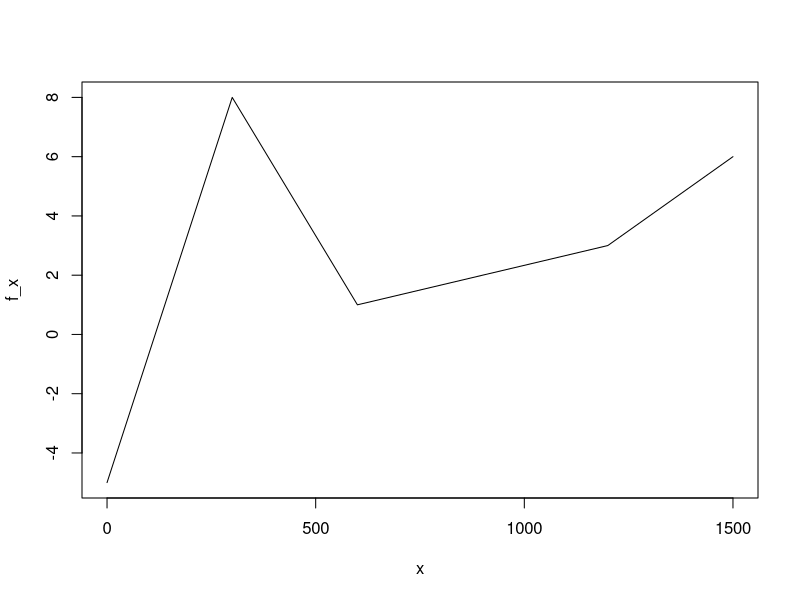
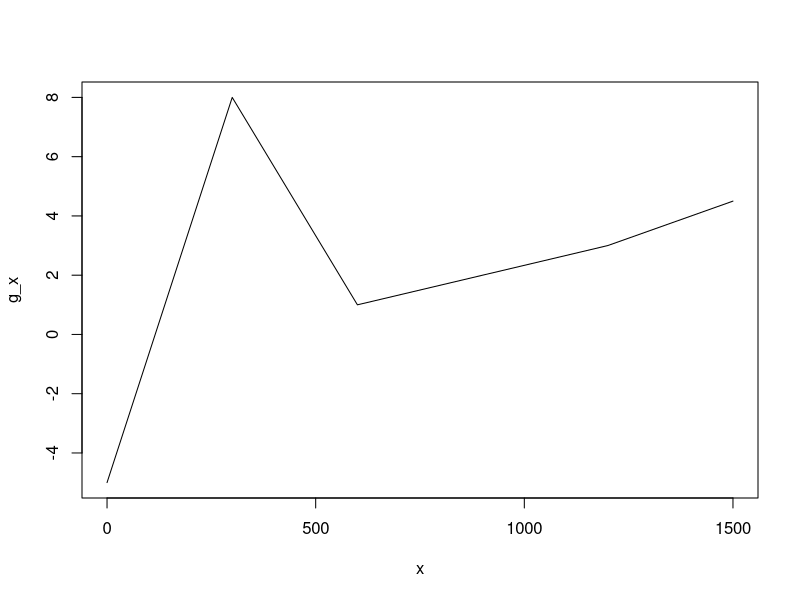

Recreate these plots in R, in order. (Note: this script raises an error after producing the figures.)
#example script that was used to test CPD debugging

x = c(0, 300, 600, 900, 1200, 1500)
f_x = c(-5, 8, 1, 2, 3, 6)
g_x = c(-5, 8, 1, 2, 3, 4.5)



plot(x, f_x, type = "l")
plot(x, g_x, type = "l")


fun_1_df = linear_function_generator(x, f_x, tail(x, n=1), 0.01) %>%
  mutate(df_header = "test")
fun_2_df = linear_function_generator(x, g_x, tail(x, n=1), 0.01)

plot(fun_1_df$value, type = "l")

win_length_vector = c(10, 20, 30, 40, 50)

sd_v = 1
per_confidence = 67

fun_1_cp_detection = map_dfr(.x = win_length_vector,
                             .f = ~multi_var_ts_gradient_cp_detection_new(df = fun_1_df,
                                                           .x, "test", sd_value = sd_v, date = FALSE))
fun_1_cp_detection_example = map_dfr(.x = 60,
                             .f = ~window_length_constrain(df = fun_1_df,
                                                           .x, cp_factor = 1e2,
                                                           epsilon = 1e-9, date = FALSE))

random_example_summarise_stats = filter(fun_1_cp_detection, variables == "3. 2nd derivative") %>% 
  group_by(window_length_level) %>% 
  summarise(mean_value = mean(value, na.rm  = TRUE),
            lower = mean(value) - sd_v*sd(value), 
            upper = mean(value) + sd_v*sd(value),
            n = n()) %>%
  mutate(variables = "3. 2nd derivative")

theme_set(theme_gray(base_size = 18))





fun_1_cp_detection %>%
  filter(variables %in% c("1. Input dataset", "3. 2nd derivative")) %>%
  ggplot(aes(x = index, y = value)) +
  geom_line(aes(colour=variables), lwd = 1.5)+
  labs(x= "x", y = "Various Units", colour = "Variables")+
  geom_vline(data = filter(fun_1_cp_detection,
                           cp_marker==TRUE, variables == "1. Input dataset"),
             aes(xintercept = index), size  = 1, colour = "blue")+
  geom_hline(data = filter(random_example_summarise_stats, variables == "3. 2nd derivative"),
             aes(yintercept = mean_value), size  = 1, colour = "red")+
  geom_hline(data = filter(random_example_summarise_stats, variables == "3. 2nd derivative"),
             aes(yintercept = lower), size  = 0.8, colour = "red",
             linetype = 2)+
  geom_hline(data = filter(random_example_summarise_stats, variables == "3. 2nd derivative"),
             aes(yintercept = upper), size  = 0.8, colour = "red",
             linetype = 2) +
  facet_grid(vars(variables), vars(window_length_level), scales = "free_y") +
  ggtitle(paste("Standard deviation from 2nd derivative mean:",
                as.character(sd_v), ",", as.character(per_confidence), "%"))

